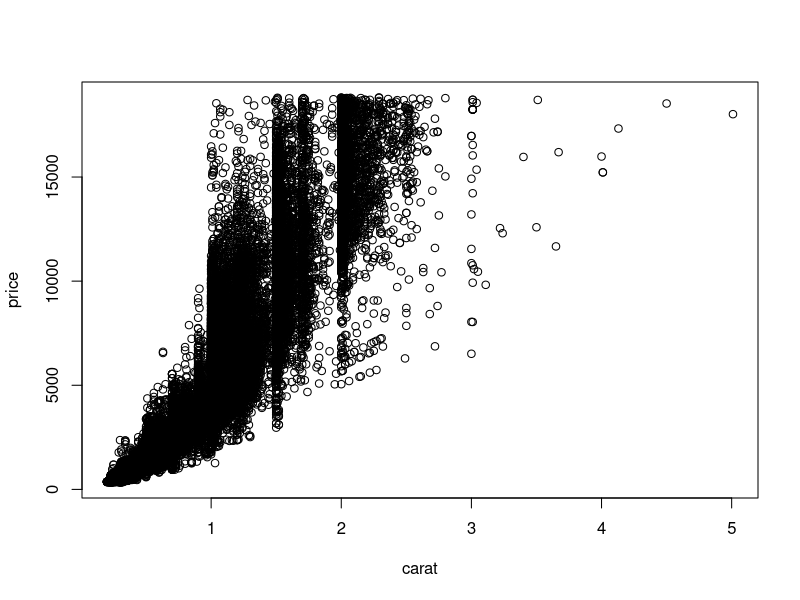
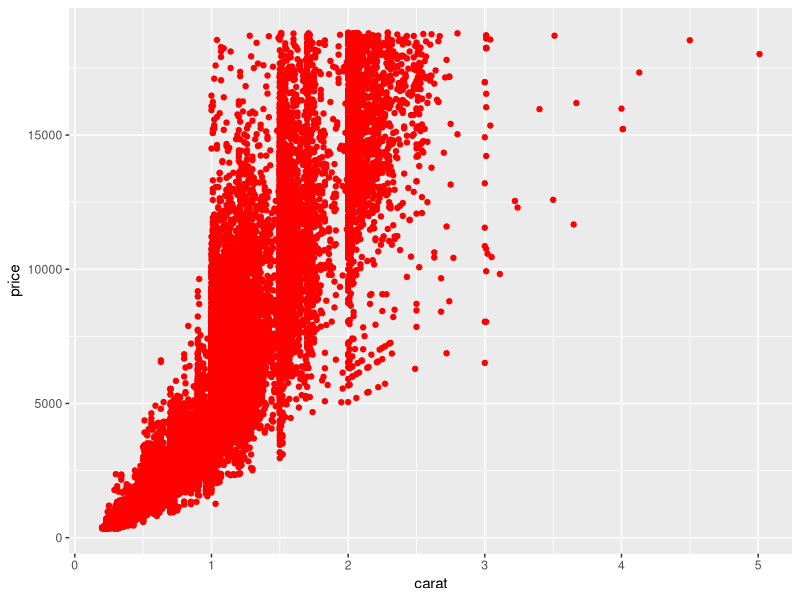
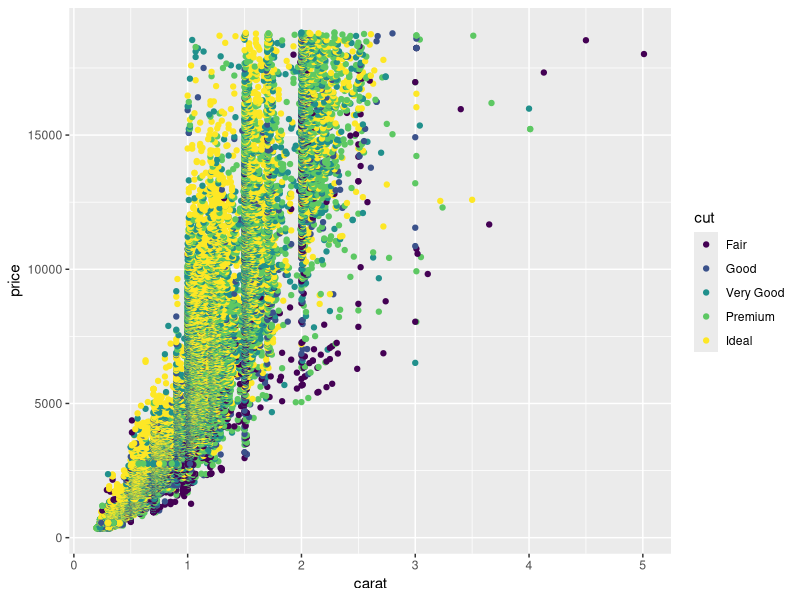
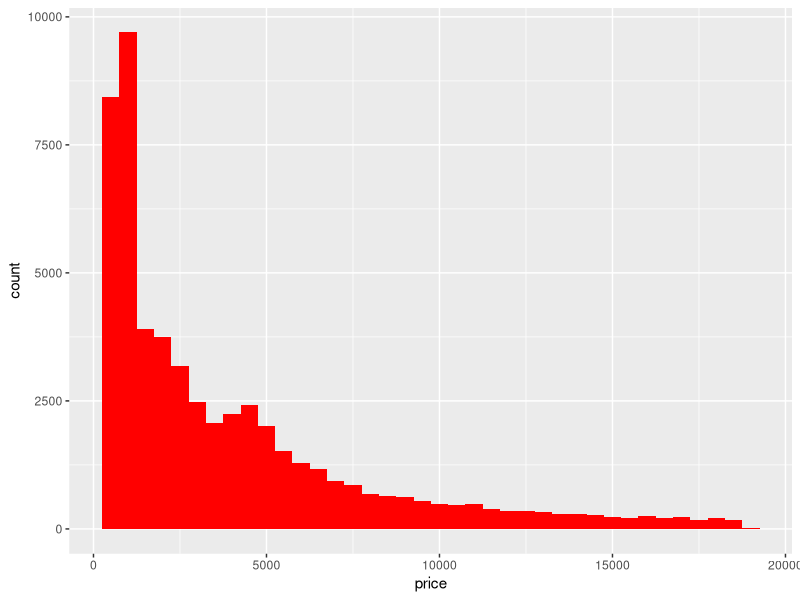
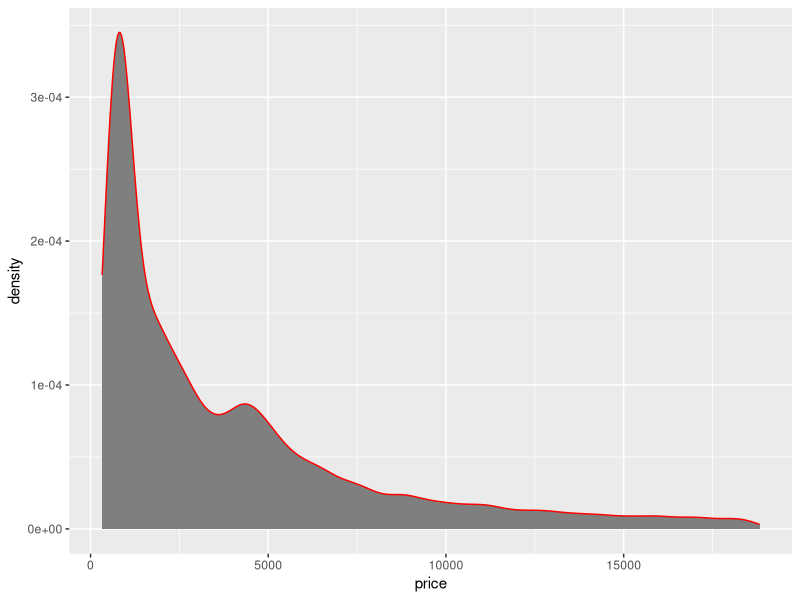
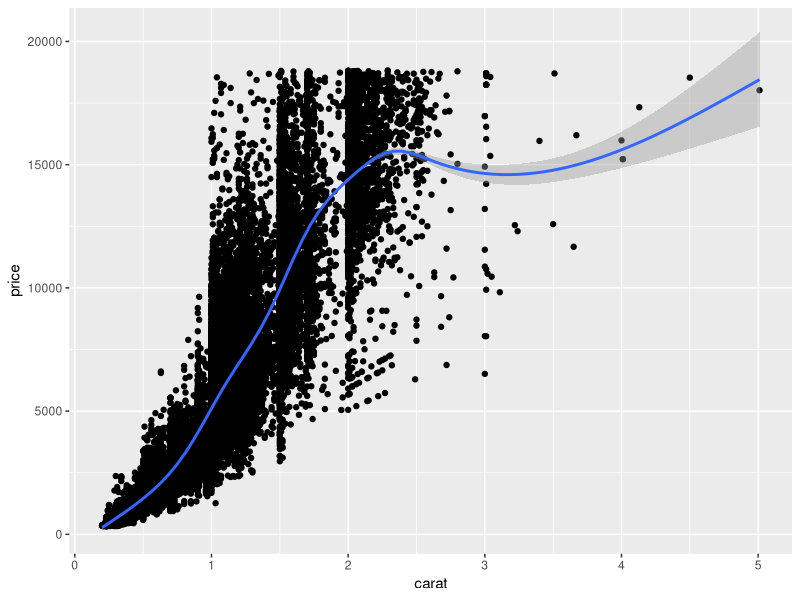
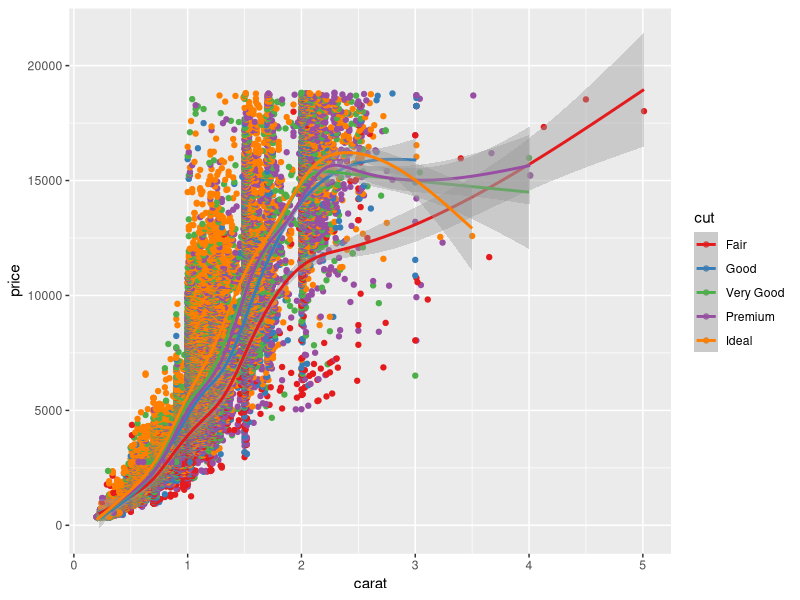
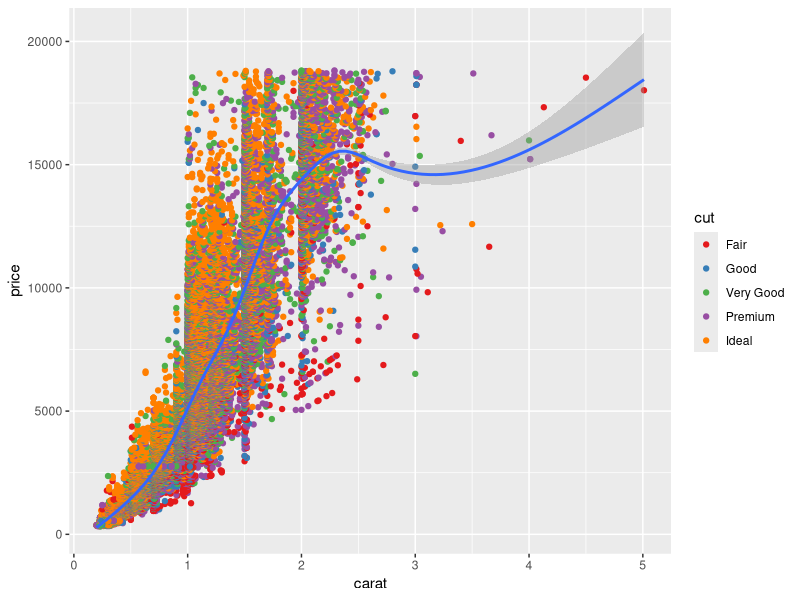

The R script that drew these images, in order:
## ---- chunk 1
library(ggplot2)
library(RColorBrewer)
data(diamonds)
plot(price ~ carat, data=diamonds)
## ---- chunk 2
ggplot(data=diamonds,aes(x=carat,y=price)) + geom_point(color='red')
## ---- chunk 3
ggplot(data=diamonds,aes(x=carat,y=price)) + geom_point(aes(color=cut))
## ---- chunk 4
ggplot(diamonds) + geom_histogram(aes(x=price),fill='red',binwidth=500)
## ---- chunk 5
ggplot(diamonds) + geom_density(aes(x=price),fill='grey50',color='red')
## ---- chunk 6
ggplot(diamonds,aes(x=carat,y=price)) + geom_point() + geom_smooth()
## ---- chunk 7
ggplot(diamonds,aes(x=carat,y=price,color=cut)) + geom_point() + 
  geom_smooth() + scale_color_brewer(palette="Set1")
## ---- chunk 8
ggplot(diamonds,aes(x=carat,y=price)) + geom_point(aes(color=cut)) + 
  geom_smooth() + scale_color_brewer(palette="Set1")
## ---- chunk 9
ggplot(diamonds,aes(x=carat,y=price)) + geom_point() + 
  facet_wrap(~cut,ncol=1)
## ---- chunk 10
ggplot(diamonds,aes(x=carat)) + geom_histogram() + facet_wrap(~cut)
## ---- chunk 11
ggplot(diamonds,aes(factor(cut),y=price)) +
  geom_violin() + geom_jitter(width = 0.1) + xlab('cut')
